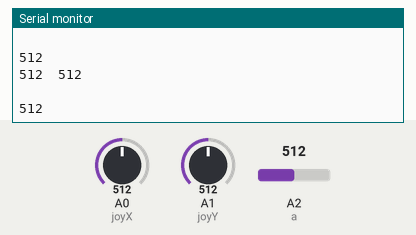
The sketch below on a simulated Arduino Uno, built with avr-gcc and run on an emulated ATmega328P. Parts: the last lines printed to the serial monitor. Inputs (shaded band) come from the test bench; at power-on: A0 (joyX) = 512, A1 (joyY) = 512, A2 (a) = 512.

Above: at 1.3 s.
1.4 s: A0 (joyX) set to 716
At 1.82 s:
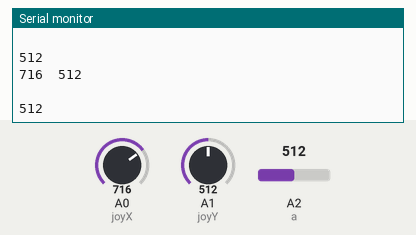
2.9 s: A1 (joyY) set to 716
At 3.32 s:
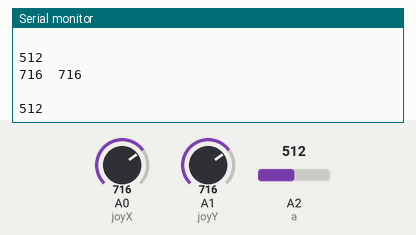
4.4 s: A2 (a) set to 716
At 4.82 s:
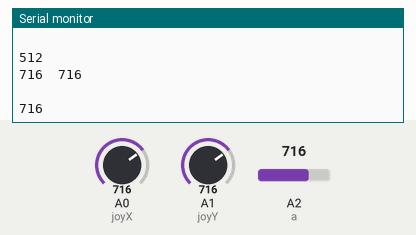
5.9 s: A0 (joyX) set to 900
At 6.32 s:
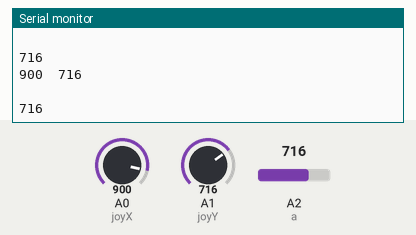
7.4 s: A1 (joyY) set to 900
At 7.83 s:
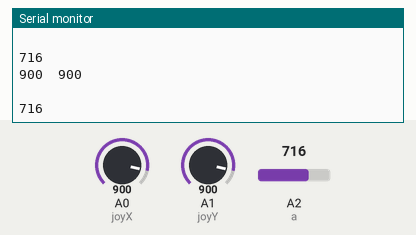
8.9 s: A2 (a) set to 900
At 9.33 s:
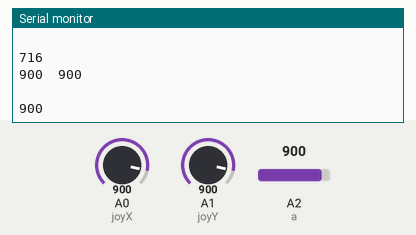
Timing chart, 0 to 11.4 s (numbered marks = the images above; inputs shaded):
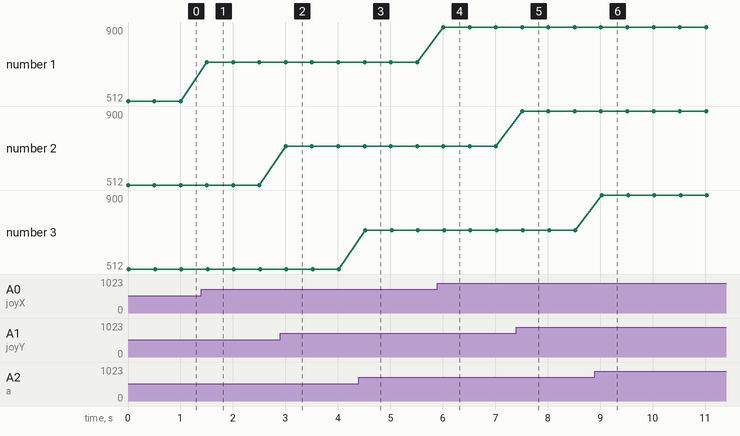

Measured:
- after the input at 1.4 s, the serial monitor: prints a new line after 0.10 s (image 1)
- after the input at 2.9 s, the serial monitor: prints a new line after 0.11 s (image 2)
- after the input at 4.4 s, the serial monitor: prints a new line after 0.12 s (image 3)
- after the input at 5.9 s, the serial monitor: prints a new line after 0.11 s (image 4)
- after the input at 7.4 s, the serial monitor: prints a new line after 0.11 s (image 5)
- after the input at 8.9 s, the serial monitor: prints a new line after 0.13 s (image 6)
- plotted number 1: 512 → 716 after the input at 1.4 s, 716 → 900 after the input at 5.9 s

The sketch:

test2.ino
```cpp
#define joyX A0
#define joyY A1
#define a A2

void setup() {
  Serial.begin(9600);

}

void loop() {
  // put your main code here, to run repeatedly:
int   xValue = analogRead(joyX);
 int     yValue = analogRead(joyY);
 int   A=analogRead(a);
  //print the values with to plot or view
  Serial.print(xValue);
  Serial.print("  ");
  Serial.println(yValue);
  Serial.println("  ");
  Serial.println(A);
  delay(500);

}
```
